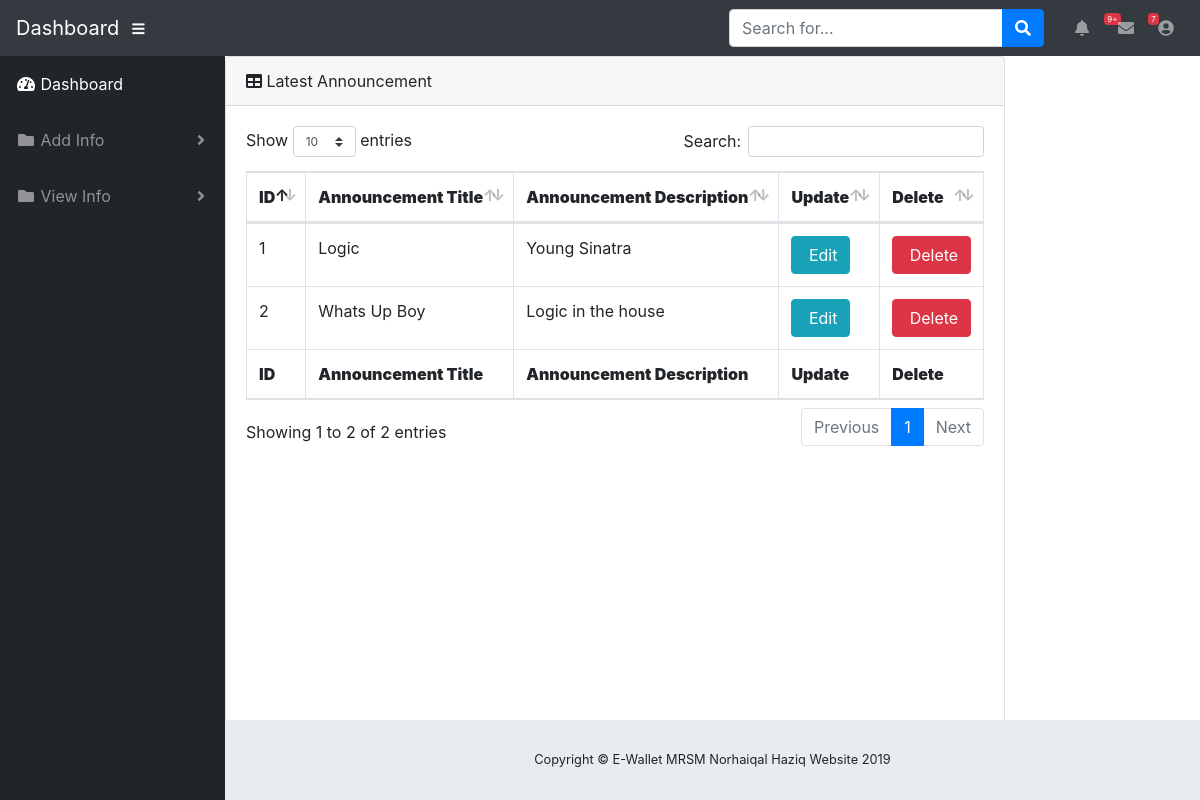
Screenshot of /viewAnn.php with the database file from the repository.
### tables this page shows
CREATE TABLE `ann` (
  `annID` int(11) NOT NULL,
  `annTitle` varchar(200) NOT NULL,
  `annDesc` varchar(200) NOT NULL
);

### viewAnn.php (the view, shortened to what this page needs)
<?php
include "dbcon.php";
?>
<!Doctype html>
<html lang="en">
<head>
    <link href="vendor/bootstrap/css/bootstrap.min.css" rel="stylesheet">
    <link href="vendor/fontawesome-free/css/all.min.css" rel="stylesheet" type="text/css">
    <link href="vendor/datatables/dataTables.bootstrap4.css" rel="stylesheet">
    <link href="css/sb-admin.css" rel="stylesheet">
</head>
<body id="page-top">
    <nav class="navbar navbar-expand navbar-dark bg-dark static-top">
        <a class="navbar-brand mr-1" href="admintest.php">Dashboard</a>
        <button class="btn btn-link btn-sm text-white order-1 order-sm-0" id="sidebarToggle" href="#">
            <i class="fas fa-bars"></i>
        </button>
        <form class="d-none d-md-inline-block form-inline ml-auto mr-0 mr-md-3 my-2 my-md-0">
            <div class="input-group">
                <input type="text" class="form-control" placeholder="Search for..." aria-label="Search" aria-describedby="basic-addon2">
                <div class="input-group-append">
                    <button class="btn btn-primary" type="button">
                        <i class="fas fa-search"></i>
                    </button>
                </div>
            </div>
        </form>
        <ul class="navbar-nav ml-auto ml-md-0">
            <li class="nav-item dropdown no-arrow mx-1">
                <a class="nav-link dropdown-toggle" href="#" id="alertsDropdown" role="button" data-toggle="dropdown" aria-haspopup="true" aria-expanded="false">
                    <i class="fas fa-bell fa-fw"></i>
                    <span class="badge badge-danger">9+</span>
                </a>
            </li>
            <li class="nav-item dropdown no-arrow mx-1">
                <a class="nav-link dropdown-toggle" href="#" id="messagesDropdown" role="button" data-toggle="dropdown" aria-haspopup="true" aria-expanded="false">
                    <i class="fas fa-envelope fa-fw"></i>
                    <span class="badge badge-danger">7</span>
                </a>
            </li>
            <li class="nav-item dropdown no-arrow">
                <a class="nav-link dropdown-toggle" href="#" id="userDropdown" role="button" data-toggle="dropdown" aria-haspopup="true" aria-expanded="false">
                    <i class="fas fa-user-circle fa-fw"></i>
                </a>
            </li>
        </ul>
    </nav>
    <div id="wrapper">
        <ul class="sidebar navbar-nav">
            <li class="nav-item active">
                <a class="nav-link" href="admintest.php">
                    <i class="fas fa-fw fa-tachometer-alt"></i>
                    <span>Dashboard</span>
                </a>
            </li>
            <li class="nav-item dropdown">
                <a class="nav-link dropdown-toggle" href="#" id="pagesDropdown" role="button" data-toggle="dropdown" aria-haspopup="true" aria-expanded="false">
                    <i class="fas fa-fw fa-folder"></i>
                    <span>Add Info</span>
                </a>
            </li>
            <li class="nav-item dropdown">
                <a class="nav-link dropdown-toggle" href="#" id="pagesDropdown" role="button" data-toggle="dropdown" aria-haspopup="true" aria-expanded="false">
                    <i class="fas fa-fw fa-folder"></i>
                    <span>View Info</span>
                </a>
            </li>
        </ul>
        <div class="card mb-3">
            <div class="card-header">
                <i class="fas fa-table"></i>
                Latest Announcement</div>
            <div class="card-body">
                <div class="table-responsive">
                    <table class="table table-bordered" id="dataTable" width="100%" cellspacing="0">
                        <thead>
                            <tr>
                                <th><strong>ID</strong></th>
                                <th><strong>Announcement Title</strong></th>
                                <th><strong>Announcement Description</strong></th>
                                <th><strong>Update</strong></th>
                                <th><strong>Delete</strong></th>
                            </tr>
                        </thead>
                        <tfoot>
                            <tr>
                                <th><strong>ID</strong></th>
                                <th><strong>Announcement Title</strong></th>
                                <th><strong>Announcement Description</strong></th>
                                <th><strong>Update</strong></th>
                                <th><strong>Delete</strong></th>
                            </tr>
                        </tfoot>
                        <tbody>
                            <?php
                            $query = "SELECT * FROM ann";
                            $no = 1;
                            if (!$result = mysqli_query($con, $query)) {
                                die('ERROR:' . mysqli_error($con));
                            } else {
                                if (mysqli_num_rows($result) > 0) {
                                    while ($row = mysqli_fetch_assoc($result)) {
                                        ?>
                                        <tr>
                                            <td><?php echo $no; ?></td>
                                            <td><?php echo $row['annTitle']; ?></td>
                                            <td><?php echo $row['annDesc']; ?></td>
                                            <td>
                                                <a href="updateAnn.php?annID=<?php echo $row['annID']; ?>" class="btn btn-info">
                                                    <li class="fa fa-pencil"></li> Edit
                                                </a>
                                            </td>
                                            <td>
                                                <a href="deleteAnn.php?sender=delete&annID=<?php echo $row['annID']; ?>" class="btn btn-danger">
                                                    <li class="fa fa-trash-o"></li> Delete
                                                </a>
                                            </td>
                                        </tr>
                                        <?php
                                        $no++;
                                    }
                                } else {
                                    echo '';
                                }
                            } ?>
                        </tbody>
                    </table>
                </div>
            </div>
            <div class="card-footer small text-muted">Updated yesterday at 11:59 PM</div>
        </div>
        <footer class="sticky-footer">
            <div class="container my-auto">
                <div class="copyright text-center my-auto">
                    <span>Copyright © E-Wallet MRSM Norhaiqal Haziq Website 2019</span>
                </div>
            </div>
        </footer>
    </div>
</body>
</html>

### css/sb-admin.css (style rules this page uses)
html { position: relative; min-height: 100%; }
body { height: 100%; }
#wrapper { display: -webkit-box; display: -ms-flexbox; display: flex; }
.navbar-nav .nav-item.active .nav-link { color: #fff; }
.navbar-nav .nav-item.dropdown .dropdown-toggle::after { width: 1rem; text-align: center; float: right; vertical-align: 0; border: 0; font-weight: 900; content: '\f105'; font-family: 'Font Awesome 5 Free'; }
.navbar-nav .nav-item.dropdown.no-arrow .dropdown-toggle::after { display: none; }
.navbar-nav .nav-item .nav-link .badge { position: absolute; margin-left: 0.75rem; top: 0.3rem; font-weight: 400; font-size: 0.5rem; }
.sidebar { width: 90px !important; background-color: #212529; min-height: calc(100vh - 56px); }
.sidebar .nav-item:last-child { margin-bottom: 1rem; }
.sidebar .nav-item .nav-link { text-align: center; padding: 0.75rem 1rem; width: 90px; }
.sidebar .nav-item .nav-link span { font-size: 0.65rem; display: block; }
.sidebar .nav-item.dropdown .dropdown-toggle::after { display: none; }
.sidebar .nav-item .nav-link { color: rgba(255, 255, 255, 0.5); }
@media (min-width: 768px) { .sidebar { width: 225px !important; } }
@media (min-width: 768px) { .sidebar .nav-item .nav-link { display: block; width: 100%; text-align: left; padding: 1rem; width: 225px; } }
@media (min-width: 768px) { .sidebar .nav-item .nav-link span { font-size: 1rem; display: inline; } }
@media (min-width: 768px) { .sidebar .nav-item.dropdown .dropdown-toggle::after { display: block; } }
:root { --input-padding-x: 0.75rem; --input-padding-y: 0.75rem; }
footer.sticky-footer { display: -webkit-box; display: -ms-flexbox; display: flex; position: absolute; right: 0; bottom: 0; width: calc(100% - 90px); height: 80px; background-color: #e9ecef; }
footer.sticky-footer .copyright { line-height: 1; font-size: 0.8rem; }
@media (min-width: 768px) { footer.sticky-footer { width: calc(100% - 225px); } }

### rows the page displays
ann: annTitle "Logic", annDesc "Young Sinatra"
ann: annTitle "Whats Up Boy", annDesc "Logic in the house"
